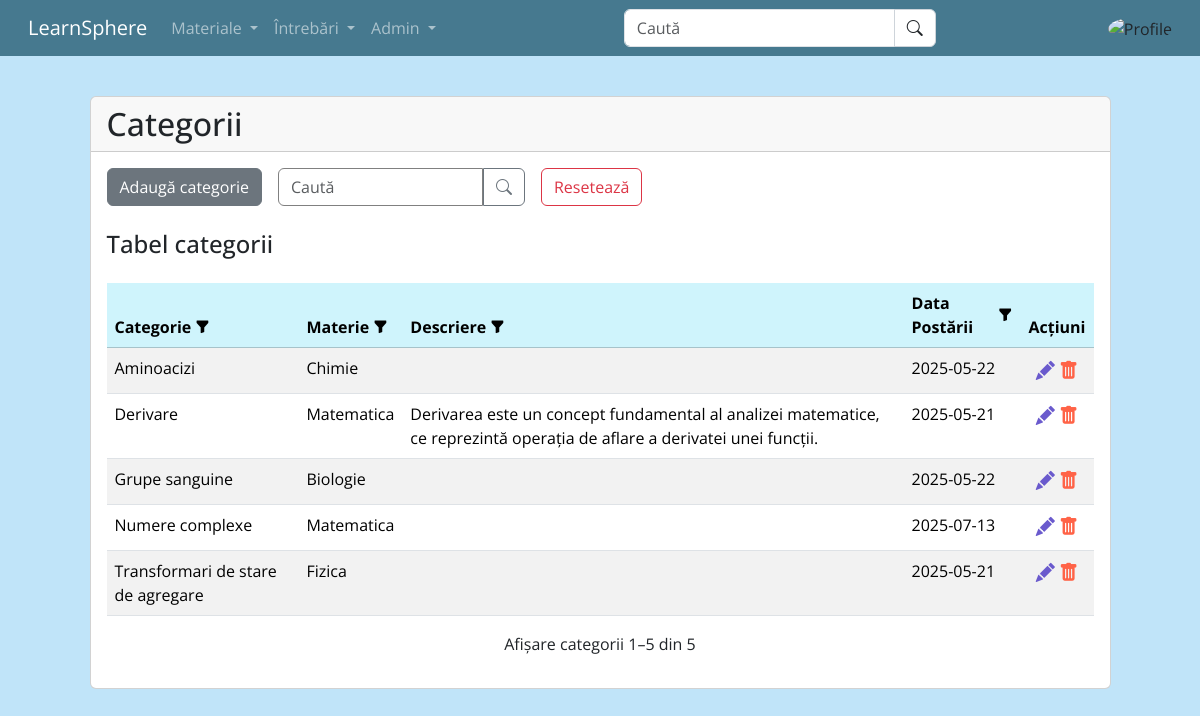
The page /admin/categorii.php (signed in) on the database its author committed.
### tables this page shows
CREATE TABLE `categorii` (
  `categorieID` int(11) NOT NULL,
  `materieID` int(11) NOT NULL,
  `nume` varchar(255) NOT NULL,
  `descriere` varchar(255) DEFAULT NULL,
  `dataPostarii` date NOT NULL
);

CREATE TABLE `materii` (
  `materiiID` int(11) NOT NULL,
  `nume` varchar(255) NOT NULL,
  `descriere` varchar(255) DEFAULT NULL,
  `dataPostarii` date NOT NULL
);

### admin/categorii.php (the view, shortened to what this page needs)
<?php
require_once(__DIR__ . "/../config.php");
?>
<!DOCTYPE html>
<html lang="en">
<head>
    <?php
    file_exists(__DIR__ . "/../module/head.php") ?
        require_once __DIR__ . "/../module/head.php" :
        die("Fisierul head nu a fost gasit!");
    ?>
    <link rel="stylesheet" href="../assets/stiluriAdmin.css">
</head>
<body>
    <?php
    file_exists(__DIR__ . "/../module/meniu.php") ?
        require_once __DIR__ . "/../module/meniu.php" :
        die("Fisierul meniu nu a fost gasit!");
    ?>
    <div class="container mt-5">
        <div class="row justify-content-center">
            <div class="col-lg-11">
                <div class="card">
                    <h2 class="card-header">Categorii</h2>
                    <div class="card-body">
                        <div style="display: flex;">
                            <button type="button" class="btn btn-secondary" data-bs-toggle="modal"
                                data-bs-target="#modal_adauga_categorie">
                                Adaugă categorie
                            </button>
                            <form class="d-flex" role="search" method="GET" style="margin-left: 1rem;">
                                <input class="form-control searchBar" type="search" name="search" placeholder="Caută" aria-label="Search" style="border-color:gray"
                                    value="<?= isset($_GET['search']) ? htmlspecialchars($_GET['search']) : '' ?>">
                                <button class="btn btn-outline-secondary searchBtn" type="submit">
                                    <i class="bi bi-search"></i>
                                </button>
                                <a href="<?= strtok($_SERVER["REQUEST_URI"], '?') ?>" class="btn btn-outline-danger ms-3">Resetează</a>
                            </form>
                        </div>
                        <h4 class="card-title mt-4">Tabel categorii</h4>
                        <table class="table mt-4 table-striped" id="tabel_categorii">
                            <?php
                            function sortLink($label, $column, $currentSort, $currentOrder)
                            {
                                $currentOrder = strtoupper($currentOrder);
                                $isCurrent = ($currentSort === $column);
                                $icon = '<i class="bi bi-funnel-fill"></i>';
                                $newOrder = ($isCurrent && $currentOrder === 'ASC') ? 'desc' : 'asc';
                                $query = http_build_query(array_merge($_GET, ['sort' => $column, 'order' => $newOrder]));
                                return "<a href='?{$query}' class='sort-header' title='Sortează după {$label}'>{$label} {$icon}</a>";
                            }
                            ?>
                            <?php
                            $allowedSortColumns = ['categorieNume', 'materieNume', 'descriere', 'dataPostarii'];
                            $sort = isset($_GET['sort']) && in_array($_GET['sort'], $allowedSortColumns) ? $_GET['sort'] : 'titlu';
                            $order = (isset($_GET['order']) && strtolower($_GET['order']) === 'desc') ? 'DESC' : 'ASC';
                            $columnMap = [
                                'categorieNume' => 'categorii.nume',
                                'materieNume' => 'materii.nume',
                                'descriere' => 'categorii.descriere',
                                'dataPostarii' => 'categorii.dataPostarii'
                            ];
                            $sortColumn = $columnMap[$sort] ?? 'categorii.nume';
                            ?>
                            <thead>
                                <tr class="table-info">
                                    <th><?= sortLink('Categorie', 'categorieNume', $sort, $order) ?></th>
                                    <th><?= sortLink('Materie', 'materieNume', $sort, $order) ?></th>
                                    <th><?= sortLink('Descriere', 'descriere', $sort, $order) ?></th>
                                    <th><?= sortLink('Data Postării', 'dataPostarii', $sort, $order) ?></th>
                                    <th class="text-center">Acțiuni</th>
                                </tr>
                            </thead>
                            <tbody>
                                <?php
                                $page = isset($_GET['page']) && is_numeric($_GET['page']) ? (int) $_GET['page'] : 1;
                                $categoriiPerPage = 10;
                                $offset = ($page - 1) * $categoriiPerPage;
                                $where = [];
                                $params = [];
                                $whereSQL = $where ? "WHERE " . implode(" AND ", $where) : "";
                                $stmtTotal = $conexiune->prepare("
                                    SELECT COUNT(*) FROM categorii
                                    JOIN materii ON categorii.materieID = materii.materiiID
                                    $whereSQL
                                ");
                                $stmtTotal->execute($params);
                                $totalCategorii = $stmtTotal->fetchColumn();
                                $startIndex = $offset + 1;
                                $endIndex = min($offset + $categoriiPerPage, $totalCategorii);
                                $stmt = $conexiune->prepare("
                                    SELECT
                                        categorii.*,
                                        categorii.nume AS categorieNume,
                                        materii.nume AS materieNume
                                    FROM categorii
                                    JOIN materii ON categorii.materieID = materii.materiiID
                                    $whereSQL
                                    ORDER BY $sortColumn $order
                                    LIMIT :limit OFFSET :offset
                                ");
                                $stmt->bindValue(':limit', $categoriiPerPage, PDO::PARAM_INT);
                                $stmt->bindValue(':offset', $offset, PDO::PARAM_INT);
                                $stmt->execute();
                                while ($rand = $stmt->fetch(PDO::FETCH_ASSOC)) {
                                    echo '<tr>
                                    <td style="display: none;">' . ($rand["categorieID"] ?? '') . '</td>
                                        <td>' . htmlspecialchars($rand["categorieNume"] ?? '') . '</td>
                                        <td>' . htmlspecialchars($rand["materieNume"] ?? '') . '</td>
                                        <td>' . htmlspecialchars($rand["descriere"] ?? '') . '</td>
                                        <td>' . htmlspecialchars($rand["dataPostarii"] ?? '') . '</td>
                                        <td class="text-center">
                                            <a id="' . ($rand["categorieID"] ?? '') . '" class="edit" title="Modifică" data-bs-toggle="modal" data-bs-target="#modal_modifica_categorie"
                                                style="font-size: 1.2em; color: SlateBlue;"><i class="bi bi-pencil-fill"></i></a>
                                            <a id="' . ($rand["categorieID"] ?? '') . '" class="delete" href="#" title="Șterge" style="font-size: 1.2em; color: Tomato;"><i class="bi bi-trash-fill"></i></a>
                                        </td>
                                    </tr>';
                                }
                                ?>
                            </tbody>
                        </table>
                        <?php if ($totalCategorii > 0): ?>
                            <p class="text-center mt-2">Afișare categorii <?= $startIndex ?>–<?= $endIndex ?> din <?= $totalCategorii ?></p>
                        <?php else: ?>
                            <p class="text-center mt-2">Nu s-au găsit categorii.</p>
                        <?php endif; ?>
                    </div>
                </div>
            </div>
        </div>
    </div>
</body>
</html>

### assets/stiluri.css (style rules this page uses)
body { font-family: "Open Sans", sans-serif; background-color: #c0e4f9; padding-top: 3em; }

### assets/stiluriAdmin.css (style rules this page uses)
.container { padding-bottom: 2.5em; }
.sort-header { text-decoration: none; color: inherit; cursor: pointer; font-weight: bold; display: inline-flex; align-items: center; gap: 0.25rem; transition: color 0.2s; }
.sort-header i { font-size: 0.9rem; vertical-align: middle; }
.searchBar { border-top-right-radius: 0; border-bottom-right-radius: 0; }
.searchBtn { border-top-left-radius: 0; border-bottom-left-radius: 0; }

### rows shown on the page
categorii: nume "Aminoacizi", materieID.nume "Chimie", dataPostarii "2025-05-22"
categorii: nume "Derivare", materieID.nume "Matematica", descriere "Derivarea este un concept fundamental al analizei matematice, ce reprezintă operația de aflare a derivatei unei funcții.", dataPostarii "2025-05-21"
categorii: nume "Grupe sanguine", materieID.nume "Biologie", dataPostarii "2025-05-22"
categorii: nume "Numere complexe", materieID.nume "Matematica", dataPostarii "2025-07-13"
categorii: nume "Transformari de stare de agregare", materieID.nume "Fizica", dataPostarii "2025-05-21"

### other values the page prints
$label "Categorie Materie Descriere Data Postării"
$startIndex "1"
$endIndex "5"
$totalCategorii "5"
